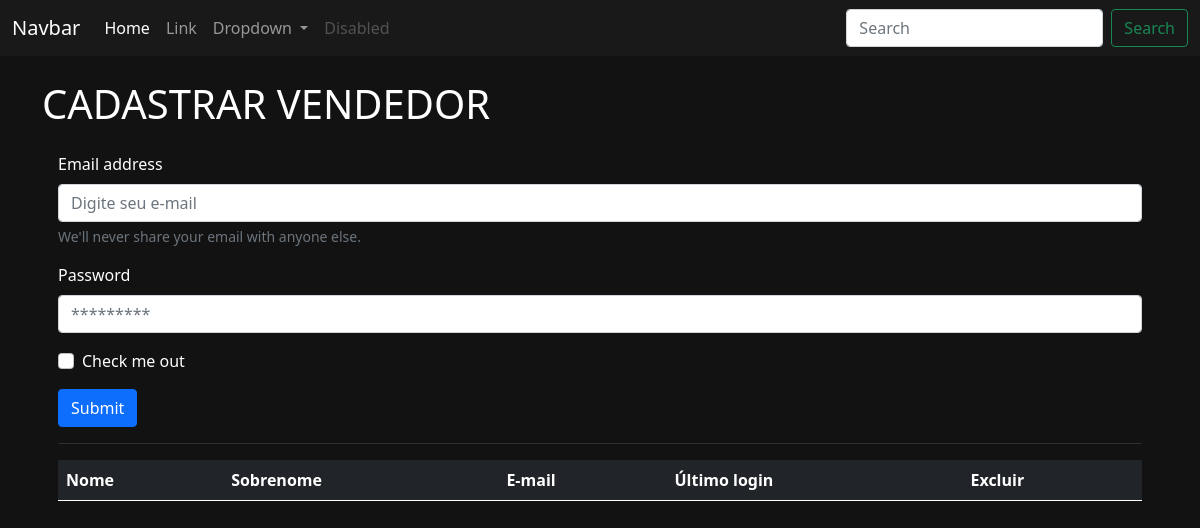
Page /auth/cadastrar_vendedor/ on the earlier database version.
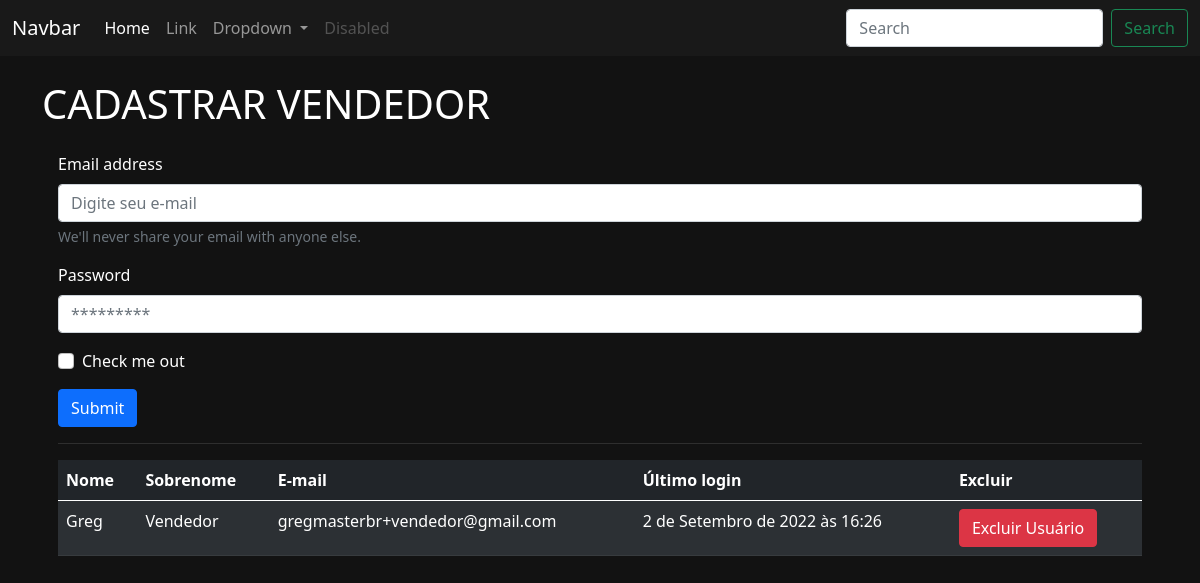
Same page on the later database version.
### construct/usuarios/models.py (models this page shows)
class Users(AbstractUser):
    choices_cargo = (
        ('V','Vendedor'),
        ('G', 'Gerente')
    )
    cargo = models.CharField(max_length=1, choices=choices_cargo)

### construct/usuarios/views.py (the view)
# urls.py: path('cadastrar_vendedor/', views.cadastrar_vendedor, name='cadastrar_vendedor'),
@has_permission_decorator('cadastrar_vendedor')
def cadastrar_vendedor(request):
    if request.method == "POST":
        email = request.POST.get('email')
        password = request.POST.get('password')
        user = Users.objects.filter(email=email)
        if user.exists():
            messages.add_message(request, constants.ERROR, 'Já existe o usuário')
            return HttpResponse('Já existe o usuário')
        user = Users.objects.create_user(username=email, email=email, password=password, cargo="V")
        messages.add_message(request, constants.SUCCESS, 'Cadastro realizado com sucesso')
        return HttpResponse('Conta do usuário criada')
    else:
        vendedores = Users.objects.filter(cargo="V")
        return render(request,'cadastrar_vendedor.html', {'vendedores':vendedores})

### construct/usuarios/templates/cadastrar_vendedor.html (shortened to what this page needs)
{% extends 'base.html' %}
{% block 'body' %}
<div class="container">
    <h1 class="pt-4">CADASTRAR VENDEDOR</h1>
    <div class="my-4 px-3">
        <form action="{% url 'cadastrar_vendedor' %}" method="POST" name="">{% csrf_token %}
            <div class="mb-3">
              <label for="exampleInputEmail1" class="form-label">Email address</label>
              <input type="email" name="email"class="form-control" id="exampleInputEmail1" aria-describedby="emailHelp" placeholder="Digite seu e-mail">
              <div id="emailHelp" class="form-text">We'll never share your email with anyone else.</div>
            </div>
            <div class="mb-3">
              <label for="exampleInputPassword1" class="form-label">Password</label>
              <input type="password" name="password" class="form-control" id="exampleInputPassword1" placeholder="*********">
            </div>
            <div class="mb-3 form-check">
              <input type="checkbox" class="form-check-input" id="exampleCheck1">
              <label class="form-check-label" for="exampleCheck1">Check me out</label>
            </div>
            <button type="submit" class="btn btn-primary">Submit</button>
        </form>
        <hr class="bg-hr">
        <table class="table table-striped table-dark table-hover">
          <thead>
            <tr>
              <th scope="col">Nome</th>
              <th scope="col">Sobrenome</th>
              <th scope="col">E-mail</th>
              <th scope="col">Último login</th>
              <th scope="col">Excluir</th>
            </tr>
          </thead>
          <tbody>
            {% for vendedor in vendedores %}
            <tr>
              <td>{{vendedor.first_name}}</td>
              <td>{{vendedor.last_name}}</td>
              <td>{{vendedor.email}}</td>
              <td>
                {% if not vendedor.last_login  %}
                  ----
                {% else %}
                  {{vendedor.last_login}}
                {% endif %}
              </td>
              <td><a href="{% url 'excluir_usuario' vendedor.id %}" role="button" class="btn btn-danger">Excluir Usuário</a></td>
            </tr>
            {% endfor %}
          </tbody>
      </table>
    </div>
</div>
{% endblock %}

### templates/base.html (shortened to what this page needs)
{% load static %}
<!doctype html>
<html lang="pt-BR">
  <head>
    <link href="https://cdn.jsdelivr.net/npm/bootstrap@5.0.2/dist/css/bootstrap.min.css" rel="stylesheet">
    <link href="{% static 'usuarios/css/main.css' %}" rel="stylesheet" />
  </head>
  <body class="fundo">
    <nav class="navbar navbar-expand-lg navbar-dark bg-nav">
      <div class="container-fluid">
        <a class="navbar-brand" href="#">Navbar</a>
        <div class="collapse navbar-collapse" id="navbarSupportedContent">
          <ul class="navbar-nav me-auto mb-2 mb-lg-0">
            <li class="nav-item">
              <a class="nav-link active" aria-current="page" href="#">Home</a>
            </li>
            <li class="nav-item">
              <a class="nav-link" href="#">Link</a>
            </li>
            <li class="nav-item dropdown">
              <a class="nav-link dropdown-toggle" href="#" id="navbarDropdown" role="button" data-bs-toggle="dropdown" aria-expanded="false">
                Dropdown
              </a>
            </li>
            <li class="nav-item">
              <a class="nav-link disabled" href="#" tabindex="-1" aria-disabled="true">Disabled</a>
            </li>
          </ul>
          <form class="d-flex">
            <input class="form-control me-2" type="search" placeholder="Search" aria-label="Search">
            <button class="btn btn-outline-success" type="submit">Search</button>
          </form>
        </div>
      </div>
    </nav>
    {% block 'body' %}   {% endblock %}
  </body>
</html>

### templates/static/usuarios/css/main.css (style rules this page uses)
.fundo { background-color: #121212; color:#fff; }
.bg-nav { background-color: #191919; }
.bg-hr { background-color: gray; }

Differences in the rows shown:
added Users: first_name "Greg", last_name "Vendedor", email "gregmasterbr+vendedor@gmail.com", last_login "2 de Setembro de 2022 às 16:26"
